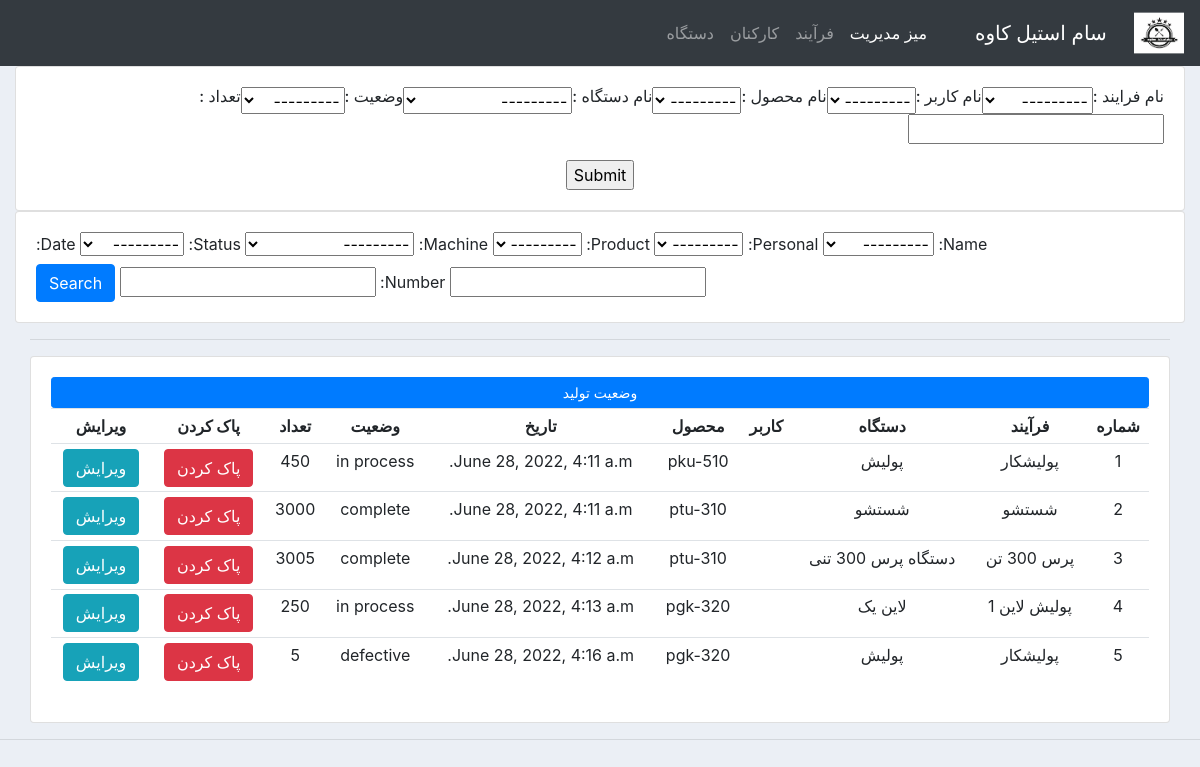
Page /enterprocess/ on the committed database.
### company/models.py (models this page shows, shortened)
class Nameprocess(models.Model):
	name = models.CharField(max_length= 200, blank= True, null= True)
	subject = models.CharField(max_length=500, null= True)
	timeprocess = models.FloatField(null=True)
	def __str__(self):
		return self.name

class Process(models.Model):
	STATUS = (
		('in process', 'در حال تولید'),
		('complete', 'کامل'),
		('defective', 'معیوب'),
		)
	name = models.ForeignKey(Nameprocess, blank=True, null=True, on_delete=models.SET_NULL)
	personal = models.ForeignKey(Personal, null=True, on_delete=models.SET_NULL)
	Product = models.ForeignKey(Product, null=True, on_delete=models.SET_NULL)
	machine = models.ForeignKey(Machine, null=True, on_delete=models.SET_NULL)
	status = models.CharField(max_length=50, choices=STATUS, null=True)
	date = models.DateTimeField(auto_now_add=True)
	number = models.IntegerField(null=True)

class Machine(models.Model):
	CATEGORY = (
			('تک کاربر', 'تک کاربر'),
			('کاربر گروهی', 'کاربر گروهی')
	)
	name = models.CharField(max_length= 100, null= True)
	date_enter = models.DateTimeField(null= True)
	function = models.CharField(max_length=100, null= True)
	subject = models.CharField(max_length=500, null= True)
	serial_num = models.IntegerField(null= True)
	type_user = models.CharField(max_length= 30, choices= CATEGORY, null= True)
	error=  models.CharField(max_length=100, null= True)
	def __str__(self):
		return self.name

class Product(models.Model):
	CATEGORY = (
		('قاشق', 'قاشق'),
		('چنگال', 'چنگال'),
		('چاقو', 'چاقو'),
		)
	model = models.CharField(max_length=200, null=True)
	category = models.CharField(max_length=50, choices=CATEGORY, null=True)
	max_in_box = models.IntegerField(null=True)
	pirce = models.FloatField(null=True)
	def __str__(self):
		return self.model

### company/views.py (the view)
# urls.py: path("enterprocess/", views.EnterProcess, name="enterprocess"),
def EnterProcess(request):
    process = Process.objects.all()
    myfilter = processfilter()
    form = processForm()
    if request.method == 'POST':
        form = processForm(request.POST)
        if form.is_valid():
            form.save()
            return redirect('/')
    context = {
        'form': form,
        'process': process,
        'myfilter': myfilter,
    }
    return render(request, "company/process.html", context)

### company/forms.py
class processForm(ModelForm):
	class Meta:
		model = Process
		fields = '__all__'

### company/models.py (called while the page is built)
	def __str__(self):
		return self.l_name

### company/templates/company/process.html (shortened to what this page needs)
{%  extends 'company/main.html' %}
{% load static %}
{% block content %}
<div class="row">
	<div class="col">
		<div class="card card-body"  align="center">
			<form action="" method="POST">
				<div class="input-group mb-3">
					<h6>نام فرایند : </h6>
					{{ form.name }}
					<h6>نام کاربر : </h6>
					{{ form.personal }}
					<h6>نام محصول : </h6>
					{{ form.Product }}
					<h6>نام دستگاه : </h6>
					{{ form.machine }}
					<h6>وضعیت : </h6>
					{{ form.status }}
					<h6>تعداد : </h6>
					{{ form.number }}
				</div>
				<input type="submit" name="submit">
			</form>
		</div>
	</div>
</div>
<div class="row">
	<div class="col">
		<div class="card card-body" align="rtl">
			<form method="get">
				{{myfilter.form}}
		    <button class="btn btn-primary" type="submit">Search</button>
		  </form>
		</div>
	</div>
</div>
<div class="col-md">
	<hr>
	<div class="card card-body">
		<a class="btn btn-primary  btn-sm btn-block" href="">وضعیت تولید</a>
		<table class="table table-sm"  dir="rtl">
			<tr>
				<th>شماره</th>
				<th>فرآیند</th>
				<th>دستگاه</th>
				<th>کاربر</th>
				<th>محصول</th>
				<th>تاریخ</th>
				<th>وضعیت</th>
				<th>تعداد</th>
				<th>پاک کردن</th>
				<th>ویرایش</th>
			</tr>
			{% for proc in process %}
			<tr>
				<td>{{ proc.id }}</td>
				<td>{{ proc.name }}</td>
				<td>{{ proc.machine }}</td>
				<td>{{ proc.user }}</td>
				<td>{{ proc.Product }}</td>
				<td>{{ proc.date }}</td>
				<td>{{ proc.status }}</td>
				<td>{{ proc.number }}</td>
				<td><a class='btn btn-danger' href="{% url 'delete_process' proc.id %}">پاک کردن</a></td>
				<td><a name="Update" class="btn btn-info" href="{% url 'update_process' proc.id %}  ">ویرایش</a></td>
			{% endfor %}
			</tr>
		</table>
	</div>
	</div>
{% endblock %}

### static/css/main.css (style rules this page uses)
body { background-color: #ebeff5; }

### company/templates/company/main.html (style rules this page uses)
body { background-color: #ebeff5; }
table { text-align: center; }
th { text-align: center; }
td { text-align: center; }

### rows in the picture
Nameprocess: name "---------"
Process: id "1", name "پولیشکار", machine "پولیش", Product "pku-510", date "June 28, 2022, 4:11 a.m.", status "in process", number "450"
Process: id "2", name "شستشو", machine "شستشو", Product "ptu-310", date "June 28, 2022, 4:11 a.m.", status "complete", number "3000"
Process: id "3", name "پرس 300 تن", machine "دستگاه پرس 300 تنی", Product "ptu-310", date "June 28, 2022, 4:12 a.m.", status "complete", number "3005"
Process: id "4", name "پولیش لاین 1", machine "لاین یک", Product "pgk-320", date "June 28, 2022, 4:13 a.m.", status "in process", number "250"
Process: id "5", name "پولیشکار", machine "پولیش", Product "pgk-320", date "June 28, 2022, 4:16 a.m.", status "defective", number "5"
